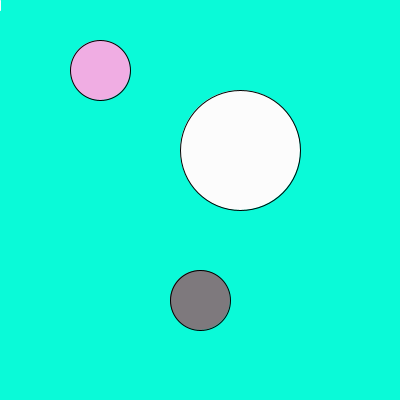
Frame 1 (no input)
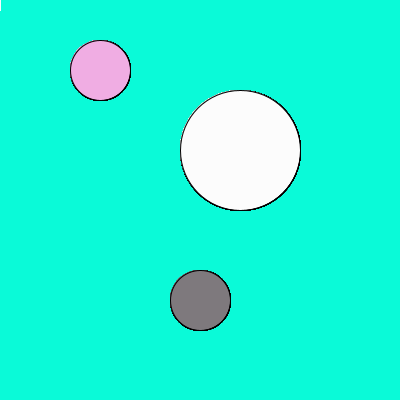
Frame 60 (the mouse pressed at the canvas centre just before this capture)
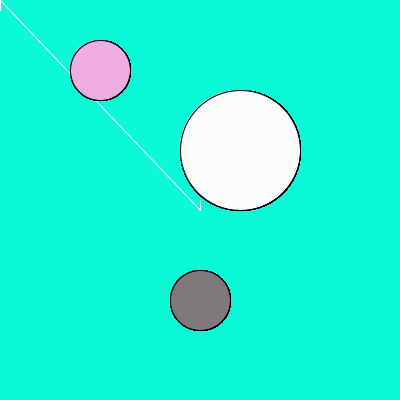
Frame 120 (the mouse held since frame 60 and released just before this capture)

The Processing sketch that drew these frames (run headless with seeded random() and noise(); from frame 60 on, the mouse is pressed at the canvas centre):

// Processing sketch: processing_25188
// ── processing_25188.pde

//magdalena Urzon processing 2011
//Lesson One Project




void setup(){
  size(400,400);
  background(10,250,216);
  noStroke();
}


void draw(){
 stroke(247,250,259);
 line(pmouseX,pmouseY,mouseX,mouseY + 10);
 
 stroke(0);
 fill(240,173,227);
 ellipse(100,70,60,60);
  
  stroke(0);
  fill(126,121,125);
  ellipse(200,300,60,60);
  
  stroke(0);
  fill(252);
  ellipse(240,150,120,120);
}
